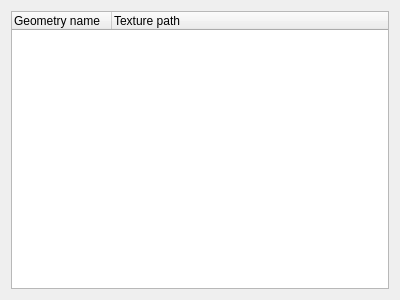
<?xml version="1.0" encoding="UTF-8"?>
<ui version="4.0">
 <class>SkinEditDialog</class>
 <widget class="QDialog" name="SkinEditDialog">
  <property name="geometry">
   <rect>
    <x>0</x>
    <y>0</y>
    <width>400</width>
    <height>300</height>
   </rect>
  </property>
  <property name="windowTitle">
   <string>Dialog</string>
  </property>
  <layout class="QGridLayout" name="gridLayout">
   <item row="0" column="0" colspan="2">
    <widget class="QTreeWidget" name="treeWidget">
     <property name="contextMenuPolicy">
      <enum>Qt::CustomContextMenu</enum>
     </property>
     <column>
      <property name="text">
       <string>Geometry name</string>
      </property>
     </column>
     <column>
      <property name="text">
       <string>Texture path</string>
      </property>
     </column>
    </widget>
   </item>
  </layout>
 </widget>
 <resources/>
 <connections>
  <connection>
   <sender>treeWidget</sender>
   <signal>itemActivated(QTreeWidgetItem*,int)</signal>
   <receiver>SkinEditDialog</receiver>
   <slot>onItemActivated(QTreeWidgetItem*,int)</slot>
   <hints>
    <hint type="sourcelabel">
     <x>75</x>
     <y>91</y>
    </hint>
    <hint type="destinationlabel">
     <x>250</x>
     <y>4</y>
    </hint>
   </hints>
  </connection>
 </connections>
 <slots>
  <slot>onSave()</slot>
  <slot>onAdd()</slot>
  <slot>onContextMenuRequest(QPoint)</slot>
  <slot>onItemActivated(QTreeWidgetItem*,int)</slot>
 </slots>
</ui>
